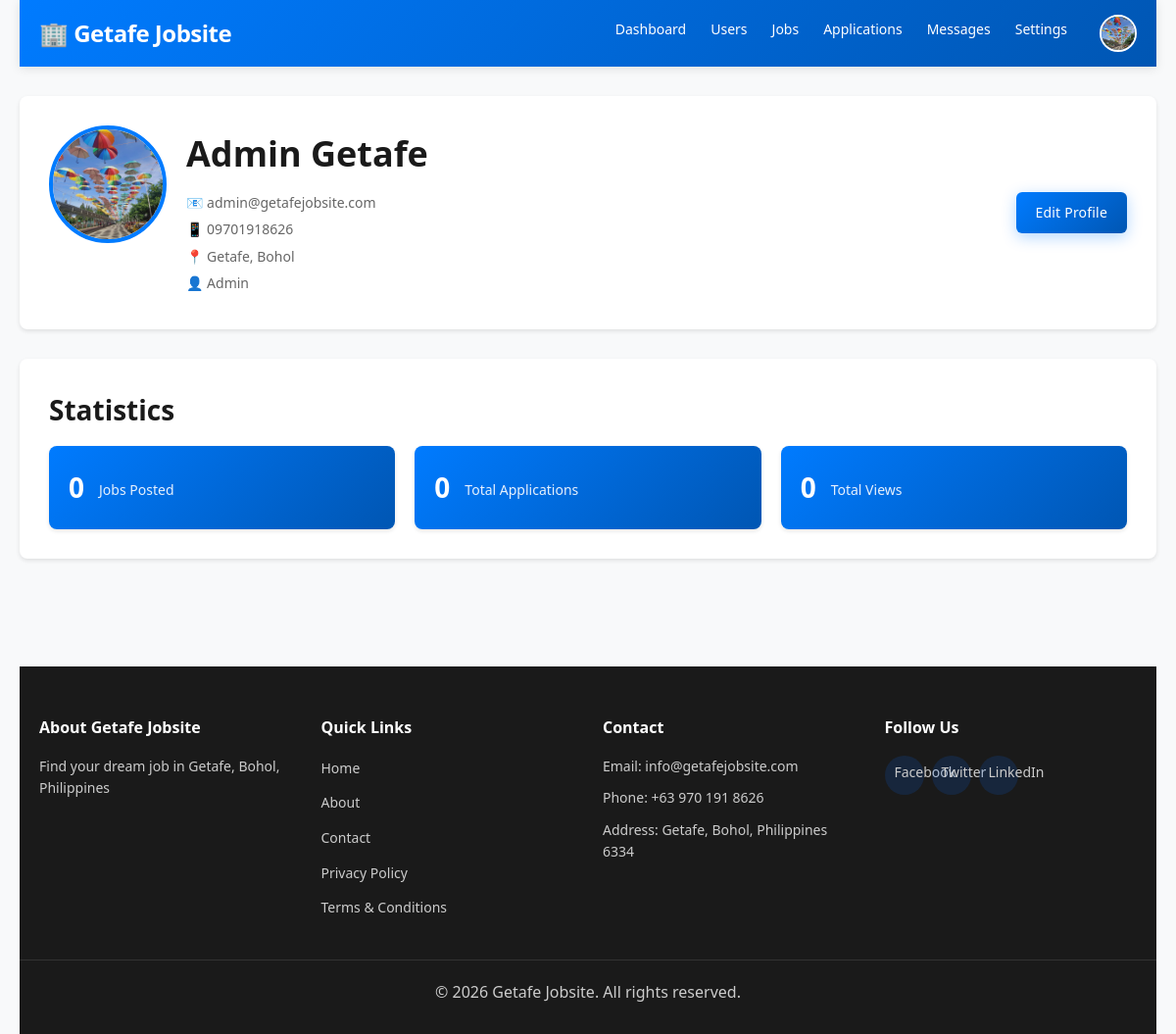
/public/profile.php (signed in), run on the app's committed database.
### tables this page shows
CREATE TABLE `settings` (
  `id` int(11) NOT NULL AUTO_INCREMENT,
  `setting_key` varchar(100) DEFAULT NULL,
  `setting_value` longtext DEFAULT NULL,
  `created_at` timestamp NOT NULL DEFAULT current_timestamp(),
  `updated_at` timestamp NOT NULL DEFAULT current_timestamp() ON UPDATE current_timestamp(),
  PRIMARY KEY (`id`),
  UNIQUE KEY `setting_key` (`setting_key`)
);

CREATE TABLE `users` (
  `id` int(11) NOT NULL AUTO_INCREMENT,
  `first_name` varchar(100) NOT NULL,
  `last_name` varchar(100) NOT NULL,
  `email` varchar(100) NOT NULL,
  `password` varchar(255) NOT NULL,
  `user_type` enum('jobseeker','employer','admin') NOT NULL DEFAULT 'jobseeker',
  `phone` varchar(20) DEFAULT NULL,
  `location` varchar(255) DEFAULT 'Getafe, Bohol',
  `avatar` varchar(255) DEFAULT NULL,
  `bio` text DEFAULT NULL,
  `skills` varchar(500) DEFAULT NULL,
  `company` varchar(255) DEFAULT NULL,
  `company_info` text DEFAULT NULL,
  `company_website` varchar(255) DEFAULT NULL,
  `company_logo` varchar(255) DEFAULT NULL,
  `verified` tinyint(1) DEFAULT 0,
  `status` enum('active','inactive','banned') DEFAULT 'active',
  `created_at` timestamp NOT NULL DEFAULT current_timestamp(),
  `updated_at` timestamp NOT NULL DEFAULT current_timestamp() ON UPDATE current_timestamp(),
  PRIMARY KEY (`id`),
  UNIQUE KEY `email` (`email`),
  KEY `idx_email` (`email`),
  KEY `idx_user_type` (`user_type`)
);

### config/config.php (called while the page is built, shortened)
<?php
require_once __DIR__ . '/database.php';
function sanitize($data) {
    global $conn;
    return $conn->real_escape_string(htmlspecialchars(trim($data)));
}
function isLoggedIn() {
    return isset($_SESSION['user_id']) && !empty($_SESSION['user_id']);
}
function getUserType() {
    return $_SESSION['user_type'] ?? null;
}
function getUserId() {
    return $_SESSION['user_id'] ?? null;
}
function getSetting($key, $default = '') {
    global $conn;
    $key = sanitize($key);
    $result = $conn->query("SELECT setting_value FROM settings WHERE setting_key = '$key'");
    if ($result && $result->num_rows > 0) {
        $row = $result->fetch_assoc();
        return $row['setting_value'];
    }
    return $default;
}
?>

### public/profile.php (the view, shortened to what this page needs)
<?php
require_once '../config/config.php';
$user_id = getUserId();
$sql = "SELECT * FROM users WHERE id = $user_id";
$result = $conn->query($sql);
$user = $result->fetch_assoc();
if (getUserType() === 'jobseeker') {
    $stats_sql = "SELECT
                    COUNT(*) as total_applications,
                    SUM(CASE WHEN status = 'approved' THEN 1 ELSE 0 END) as approved,
                    SUM(CASE WHEN status = 'pending' THEN 1 ELSE 0 END) as pending
                  FROM applications WHERE user_id = $user_id";
} else {
    $stats_sql = "SELECT
                    COUNT(*) as total_jobs,
                    SUM(j.applications_count) as total_applications,
                    SUM(j.views_count) as total_views
                  FROM jobs j WHERE j.posted_by = $user_id";
}
$stats_result = $conn->query($stats_sql);
$stats = $stats_result->fetch_assoc();
require_once '../includes/header.php';
?>
<div class="container">
    <?php require_once '../includes/navbar.php'; ?>
    <div class="profile-container">
        <div class="profile-header">
            <div class="profile-info">
                <img src="<?php echo $user['avatar'] ?? BASE_URL . 'assets/images/default-avatar.png'; ?>"
                     alt="Profile" class="profile-avatar">
                <div class="profile-details">
                    <h1><?php echo $user['first_name'] . ' ' . $user['last_name']; ?></h1>
                    <p class="profile-email">📧 <?php echo $user['email']; ?></p>
                    <?php if ($user['phone']): ?>
                        <p class="profile-phone">📱 <?php echo $user['phone']; ?></p>
                    <?php endif; ?>
                    <p class="profile-location">📍 <?php echo $user['location']; ?></p>
                    <p class="profile-type">👤 <?php echo ucfirst($user['user_type']); ?></p>
                </div>
            </div>
            <div class="profile-actions">
                <a href="edit-profile.php" class="btn btn-primary">Edit Profile</a>
            </div>
        </div>
        <div class="profile-stats">
            <h2>Statistics</h2>
            <div class="stats-grid">
                <?php if (getUserType() === 'jobseeker'): ?>
                    <div class="stat-card">
                        <div class="stat-number"><?php echo $stats['total_applications'] ?? 0; ?></div>
                        <div class="stat-label">Total Applications</div>
                    </div>
                    <div class="stat-card">
                        <div class="stat-number"><?php echo $stats['approved'] ?? 0; ?></div>
                        <div class="stat-label">Approved</div>
                    </div>
                    <div class="stat-card">
                        <div class="stat-number"><?php echo $stats['pending'] ?? 0; ?></div>
                        <div class="stat-label">Pending</div>
                    </div>
                <?php else: ?>
                    <div class="stat-card">
                        <div class="stat-number"><?php echo $stats['total_jobs'] ?? 0; ?></div>
                        <div class="stat-label">Jobs Posted</div>
                    </div>
                    <div class="stat-card">
                        <div class="stat-number"><?php echo $stats['total_applications'] ?? 0; ?></div>
                        <div class="stat-label">Total Applications</div>
                    </div>
                    <div class="stat-card">
                        <div class="stat-number"><?php echo $stats['total_views'] ?? 0; ?></div>
                        <div class="stat-label">Total Views</div>
                    </div>
                <?php endif; ?>
            </div>
        </div>
    </div>
    <?php require_once '../includes/footer.php'; ?>
</div>
<?php require_once '../includes/footer.php'; ?>
</body>
</html>

### includes/navbar.php (shortened to what this page needs)
<?php
$user_type = getUserType();
$avatar = $_SESSION['avatar'] ?? '';
$avatar_src = !empty($avatar)
    ? (strpos($avatar, 'http') === 0 ? $avatar : BASE_URL . ltrim($avatar, '/'))
    : BASE_URL . 'assets/images/default-avatar.png';
?>
<nav class="navbar">
    <div class="nav-container">
        <div class="nav-logo">
            <a href="<?php echo BASE_URL; ?>">
                🏢 <?php echo getSetting('site_name', 'Getafe Jobsite'); ?>
            </a>
        </div>
        <div class="nav-menu" id="navMenu">
            <?php if (isLoggedIn()): ?>
                <?php if ($user_type === 'jobseeker'): ?>
                    <a href="<?php echo BASE_URL; ?>my-applications.php" class="nav-link">Applications</a>
                    <a href="<?php echo BASE_URL; ?>saved-jobs.php" class="nav-link">Saved Jobs</a>
                <?php elseif ($user_type === 'employer'): ?>
                    <a href="<?php echo BASE_URL; ?>post-job.php" class="nav-link">Post Job</a>
                    <a href="<?php echo BASE_URL; ?>my-jobs.php" class="nav-link">My Jobs</a>
                    <a href="<?php echo BASE_URL; ?>my-applications.php" class="nav-link">Applications</a>
                <?php elseif ($user_type === 'admin'): ?>
                    <a href="<?php echo BASE_URL; ?>admin/dashboard.php" class="nav-link">Dashboard</a>
                    <a href="<?php echo BASE_URL; ?>admin/manage-users.php" class="nav-link">Users</a>
                    <a href="<?php echo BASE_URL; ?>admin/manage-jobs.php" class="nav-link">Jobs</a>
                    <a href="<?php echo BASE_URL; ?>admin/manage-applications.php" class="nav-link">Applications</a>
                    <a href="<?php echo BASE_URL; ?>admin/manage-messages.php" class="nav-link">Messages</a>
                    <a href="<?php echo BASE_URL; ?>admin/settings.php" class="nav-link">Settings</a>
                <?php endif; ?>
                <div class="nav-user" id="navUserMenu">
                    <button type="button" class="avatar-btn" id="avatarBtn" aria-label="Open profile menu">
                        <img src="<?php echo htmlspecialchars($avatar_src, ENT_QUOTES, 'UTF-8'); ?>" alt="Avatar" class="avatar-small">
                    </button>
                </div>
            <?php else: ?>
                <a href="<?php echo BASE_URL; ?>login.php" class="btn btn-primary">Login</a>
                <a href="<?php echo BASE_URL; ?>register.php" class="btn btn-secondary">Register</a>
            <?php endif; ?>
        </div>
    </div>
</nav>

### includes/footer.php (shortened to what this page needs)
<?php
$site_email = getSetting('site_email', 'info@getafejobsite.com');
$contact_phone = getSetting('contact_phone', '0701918626');
$address = getSetting('address', 'Getafe, Bohol, Philippines');
$facebook_url = getSetting('facebook_url', 'https://facebook.com/');
$twitter_url = getSetting('twitter_url', 'https://twitter.com/');
$linkedin_url = getSetting('linkedin_url', 'https://linkedin.com/');
?>
<footer class="footer">
    <div class="footer-container">
        <div class="footer-section">
            <h4>About <?php echo getSetting('site_name', 'Getafe Jobsite'); ?></h4>
            <p><?php echo getSetting('site_description', 'Find your dream job in Getafe, Bohol'); ?></p>
        </div>
        <div class="footer-section">
            <h4>Quick Links</h4>
            <ul>
                <li><a href="<?php echo BASE_URL; ?>">Home</a></li>
                <li><a href="<?php echo BASE_URL; ?>about.php">About</a></li>
                <li><a href="<?php echo BASE_URL; ?>contact.php">Contact</a></li>
                <li><a href="<?php echo BASE_URL; ?>privacy-policy.php">Privacy Policy</a></li>
                <li><a href="<?php echo BASE_URL; ?>terms-and-conditions.php">Terms & Conditions</a></li>
            </ul>
        </div>
        <div class="footer-section">
            <h4>Contact</h4>
            <p>Email: <?php echo htmlspecialchars($site_email); ?></p>
            <p>Phone: <?php echo htmlspecialchars($contact_phone); ?></p>
            <p>Address: <?php echo htmlspecialchars($address); ?></p>
        </div>
        <div class="footer-section">
            <h4>Follow Us</h4>
            <div class="social-links">
                <a href="<?php echo htmlspecialchars($facebook_url); ?>" class="social-link" target="_blank" rel="noopener noreferrer">Facebook</a>
                <a href="<?php echo htmlspecialchars($twitter_url); ?>" class="social-link" target="_blank" rel="noopener noreferrer">Twitter</a>
                <a href="<?php echo htmlspecialchars($linkedin_url); ?>" class="social-link" target="_blank" rel="noopener noreferrer">LinkedIn</a>
            </div>
        </div>
    </div>
    <div class="footer-bottom">
        <p>&copy; 2026 <?php echo getSetting('site_name', 'Getafe Jobsite'); ?>. All rights reserved.</p>
    </div>
</footer>

### css/admin.css (style rules this page uses)
.stat-card { background: white; padding: 20px; border-radius: 8px; box-shadow: 0 2px 4px rgba(0,0,0,0.1); display: flex; align-items: center; gap: 15px; }
.stat-number { font-size: 24px; font-weight: bold; color: #007bff; margin: 0; }
.stat-label { color: #666; margin: 5px 0 0 0; }
.profile-container { padding: 30px 0; }
.profile-header { background: white; padding: 30px; border-radius: 8px; box-shadow: 0 2px 4px rgba(0,0,0,0.1); display: flex; justify-content: space-between; align-items: center; margin-bottom: 30px; gap: 20px; }
.profile-info { display: flex; gap: 20px; }
.profile-avatar { width: 120px; height: 120px; border-radius: 50%; object-fit: cover; border: 4px solid #007bff; }
.profile-details h1 { margin: 0 0 10px 0; }
.profile-email, .profile-phone, .profile-location, .profile-type { margin: 5px 0; color: #666; }
.profile-actions { display: flex; gap: 10px; }
.profile-stats { background: white; padding: 30px; border-radius: 8px; box-shadow: 0 2px 4px rgba(0,0,0,0.1); margin-bottom: 30px; }
.profile-stats h2 { margin-top: 0; }
.stats-grid { display: grid; grid-template-columns: repeat(auto-fit, minmax(150px, 1fr)); gap: 20px; }
.stat-card { background: linear-gradient(135deg, #007bff, #0056b3); color: white; padding: 20px; border-radius: 8px; text-align: center; }
.stat-card .stat-number { color: white; font-size: 28px; }
.stat-card .stat-label { color: rgba(255, 255, 255, 0.9); }

### includes/header.php (style rules this page uses)
* { margin: 0; padding: 0; box-sizing: border-box; }
html { scroll-behavior: smooth; font-size: 16px; }
body { font-family: 'Segoe UI', Tahoma, Geneva, Verdana, sans-serif; background-color: #f8f9fa; color: #333; line-height: 1.6; }
.container { max-width: 1200px; margin: 0 auto; padding: 0 20px; }
.navbar { background: linear-gradient(135deg, #007bff 0%, #0056b3 100%); padding: 15px 0; box-shadow: 0 2px 10px rgba(0, 0, 0, 0.1); position: sticky; top: 0; z-index: 1000; }
.navbar .nav-container { max-width: 1200px; margin: 0 auto; padding: 0 20px; display: flex; justify-content: space-between; align-items: center; }
.nav-logo a { color: white; text-decoration: none; font-size: 24px; font-weight: bold; }
.nav-menu { display: flex; list-style: none; gap: 25px; align-items: center; }
.nav-link { color: white; text-decoration: none; font-weight: 500; transition: color 0.3s; }
.btn { display: inline-block; padding: 10px 20px; border: none; border-radius: 6px; cursor: pointer; font-size: 14px; transition: all 0.3s ease; text-decoration: none; text-align: center; font-weight: 500; }
.btn-primary { background: linear-gradient(135deg, #007bff 0%, #0056b3 100%); color: white; }
.footer { background-color: #1a1a1a; color: white; padding: 50px 0 20px; margin-top: 50px; }
.footer-container { max-width: 1200px; margin: 0 auto; padding: 0 20px; display: grid; grid-template-columns: repeat(auto-fit, minmax(220px, 1fr)); gap: 30px; margin-bottom: 30px; }
.footer-section h4 { margin-bottom: 15px; color: #fff; }
.footer-section p, .footer-section a { color: #ccc; font-size: 14px; text-decoration: none; }
.footer-bottom { border-top: 1px solid #333; padding-top: 20px; text-align: center; color: #ccc; max-width: 1200px; margin: 0 auto; padding-left: 20px; padding-right: 20px; }

### includes/navbar.php (style rules this page uses)
.nav-user { position: relative !important; display: flex !important; align-items: center !important; margin-left: 8px !important; }
.avatar-btn { border: 0 !important; background: transparent !important; padding: 0 !important; cursor: pointer !important; display: inline-flex !important; align-items: center !important; justify-content: center !important; }
.avatar-small { width: 38px !important; height: 38px !important; border-radius: 50% !important; object-fit: cover !important; border: 2px solid #ffffff !important; display: block !important; }

### data on the page
settings: setting_value "Getafe Jobsite"
users: avatar (picture), first_name "Admin", last_name "Getafe", email "admin@getafejobsite.com", phone "09701918626", location "Getafe, Bohol", user_type "Admin"
settings: setting_value "Find your dream job in Getafe, Bohol, Philippines"
settings: setting_value "info@getafejobsite.com"
settings: setting_value "+63 970 191 8626"
settings: setting_value "Getafe, Bohol, Philippines 6334"

### other printed values
$stats['total_jobs'] "0"
$stats['total_applications'] "0"
$stats['total_views'] "0"
